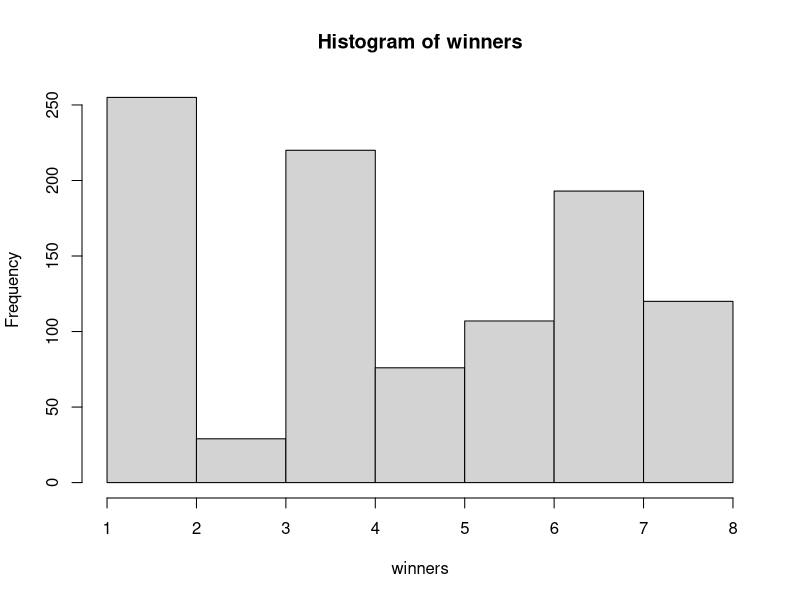
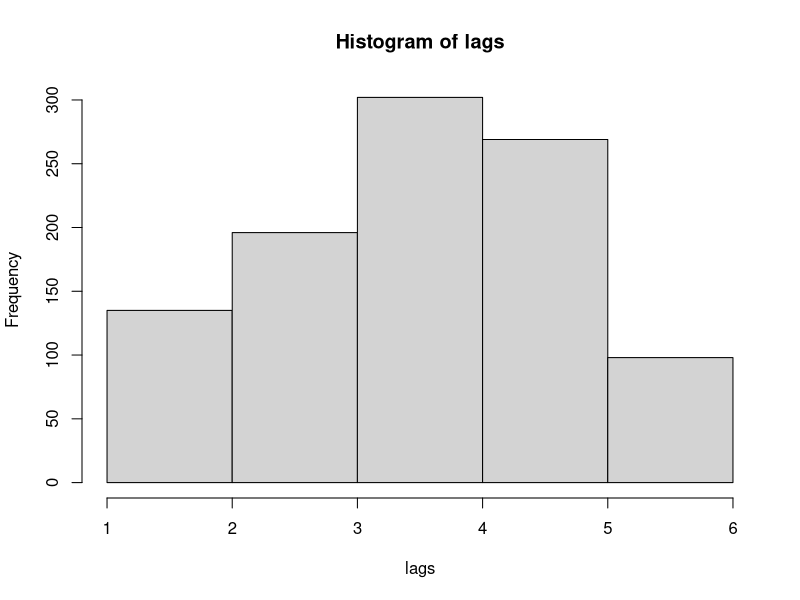

Source code (R) for these figures, in order:
## ---- chunk 1
y.monte <- runif(100000, 0, 1)
x.monte <- runif(100000, 0, 1)
monte <- x.monte^2 + y.monte^2 <= 1
area.monte <- (length(monte[monte]) / length(monte)) * 4
area.monte
## ---- chunk 2
x0 <- 1009^2
x1 <- 180^2
x2 <- 324^2
x3 <- 1049^2
x4 <- 1004^2
x5 <- 80^2
x6 <- 64^2
x7 <- 40^2
x8 <- 16^2
x9 <- 2^2
c(1009,180,324,1049,1004,80,64,40,16,2)
## ---- chunk 3
x0 <- 3043^2
x1 <- 2598^2
x2 <- 7496^2
x3 <- 1900^2
x4 <- 6100^2
x5 <- 2100^2
x6 <- 4100^2
x7 <- 8100^2
x8 <- 6100^2
x9 <- 2100^2
x10 <- 4100^2
x11 <- 8100^2
x12 <- 6100^2
x13 <- 2100^2
x14 <- 4100^2
## ---- chunk 4
odds <- c(1/7,1/5,1/9,1/12,1/4,1/35,1/15,1/4)
sum(odds)
## ---- chunk 5
odds <- odds / sum(odds)
## ---- chunk 6
euler <- odds[1]
leapin <- sum(odds[1:2])
newton <- sum(odds[1:3])
count <- sum(odds[1:4])
pumped <- sum(odds[1:5])
loping <- sum(odds[1:6])
steamin <- sum(odds[1:7])
dancin <- sum(odds[1:8])
cumodds <- c(euler,leapin,newton,count,pumped,loping,steamin,dancin)

races <- runif(1000, 0, 1)
winners <- c()
for (i in races) {
  winners <- c(winners, sum(i < cumodds))
}
hist(winners, breaks=8)
## ---- chunk 7
lag2 <- 10/100
lag3 <- lag2 + 25/100
lag4 <- lag3 + 30/100
lag5 <- lag4 + 20/100
lag6 <- lag5 + 13/100
lag7 <- lag6 + 2/100
cumodds <- c(lag2,lag3,lag4,lag5,lag6,lag7)

trials <- runif(1000, 0, 1)
lags <- c()
for (i in trials) {
  lags <- c(lags, sum(i < cumodds))
}
hist(lags, breaks=6)
